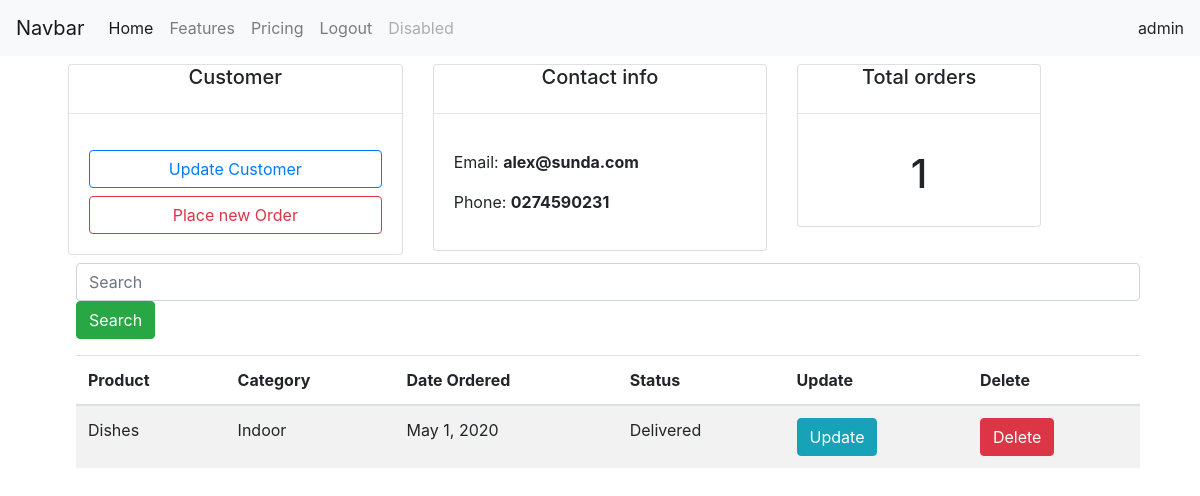
The page /customer/3/ (signed in) on the database its author committed.
### crmapp/models.py (models this page shows, shortened)
class Customer(models.Model):
  name = models.CharField(max_length=200)
  phone = models.CharField(max_length=200)
  email = models.CharField(max_length=200)
  date_created= models.DateTimeField(auto_now_add=True)

class Order(models.Model):
  STATUS=(
    ('Pending','Pending'),
    ('Out for delivery','Out for delivery'),
    ('Delivered','Delivered'),
  )
  customer = models.ForeignKey(Customer,null=True, on_delete=models.SET_NULL)
  product = models.ForeignKey(Product,null=True,on_delete=models.SET_NULL)
  date_created = models.DateField(auto_now_add=True)
  status = models.CharField(max_length=200,null=True,choices=STATUS)

class Product(models.Model):
  Category=(
    ('Indoor','Indoor'),
    ('Outdoor','Outdoor'),
  )
  name = models.CharField(max_length=200)
  price = models.FloatField(null=True)
  category = models.CharField(max_length=200, null=True,choices=Category)
  description = models.CharField(max_length=200,null=True,blank=True)
  date_created = models.DateTimeField(auto_now_add=True,null=True)
  tags = models.ManyToManyField(Tag)
  def __str__(self):
    return self.name

### crmapp/views.py (the view)
# urls.py: path('customer/<str:pk>/',views.customer,name='customer'),
@login_required(login_url='login')
def customer(request,pk):
  customer = Customer.objects.get(id=pk)
  orders   = customer.order_set.all()
  total_orders = orders.count()
  context  = {'customer':customer,'orders':orders,'total_orders':total_orders}
  return render(request,'accounts/customer.html',context)

### crmapp/templates/accounts/customer.html (shortened to what this page needs)
{% extends '../accounts/base.html' %}
{%block content %}
<div class="row m-2">
  <div class="col-md-4">
    <div class="card">
      <h5 class="text-center">Customer</h5>
      <hr>
      <div class="card-body ">
        <button type="button" class="btn btn-outline-primary btn-block">Update Customer </button>
        <a href="{% url 'order' customer.id %}" type="button" class="btn btn-outline-danger btn-block">Place new Order </a>
      </div>
    </div>
  </div>
  <div class="col-md-4">
    <div class="card">
      <h5 class="text-center">Contact info</h5>
      <hr>
      <div class="card-body">
      <p>Email:  <strong> {{ customer.email }} </strong> </p>
       <p>Phone: <strong> {{ customer.phone }} </strong> </p>
      </div>
    </div>
  </div>
  <div class="col-md-3">
    <div class="card">
      <h5 class="text-center">Total orders</h5>
      <hr>
      <div class="card-body">
     <h1 class="text-center"> {{total_orders}} </h1>
      </div>
    </div>
  </div>
  <div class="col-md-12 m-2">
    <input class="form-control mr-sm-2" type="text" placeholder="Search">
    <button class="btn btn-success" type="submit">Search</button>
  </div>
  <div class="col-md-12 m-2">
    <table class="table table-striped">
      <thead>
        <tr>
          <th scope="col">Product</th>
          <th scope="col">Category</th>
          <th scope="col">Date Ordered</th>
          <th scope="col">Status</th>
          <th scope="col">Update</th>
          <th scope="col">Delete</th>
        </tr>
      </thead>
      <tbody>
        {% for order in orders %}
        <tr>
          <td>{{ order.product }}</td>
          <td>{{ order.product.category }}</td>
          <td> {{ order.date_created }} </td>
          <td>{{ order.status }}</td>
          <td> <a class="btn btn-info" href="#" role="button">Update</a></td>
          <td> <a class="btn btn-danger" href="#" role="button">Delete</a></td>
        </tr>
        {% endfor %}
      </tbody>
    </table>
  </div>
</div>
{% endblock %}

### crmapp/templates/accounts/base.html (shortened to what this page needs)
<!doctype html>
<html lang="en">
  <head>
    <link rel="stylesheet" href="https://stackpath.bootstrapcdn.com/bootstrap/4.4.1/css/bootstrap.min.css">
  </head>
  <body>
    <nav class="navbar navbar-expand-lg navbar-light bg-light">
      <a class="navbar-brand" href="#">Navbar</a>
      <div class="collapse navbar-collapse" id="navbarNavAltMarkup">
        <div class="navbar-nav">
          <a class="nav-item nav-link active" href="#">Home <span class="sr-only">(current)</span></a>
          <a class="nav-item nav-link" href="#">Features</a>
          <a class="nav-item nav-link" href="#">Pricing</a>
          {% if request.user%}
          <a class="nav-item nav-link" href="{% url 'logout' %}">Logout </a>
          {% endif %}
          <a class="nav-item nav-link disabled" href="#" tabindex="-1" aria-disabled="true">Disabled</a>
        </div>
      </div>
      <span>{{ request.user }}</span>
    </nav>
    <div class="container">
      {% block content %}
      {%endblock %}
    </div>
  </body>
</html>

### rows shown on the page
Customer: email "alex@sunda.com", phone "0274590231"
Order: product "Dishes", product.category "Indoor", date_created "May 1, 2020", status "Delivered"

### other values the page prints
{{ request.user }} "admin"
{{ total_orders }} "1"
